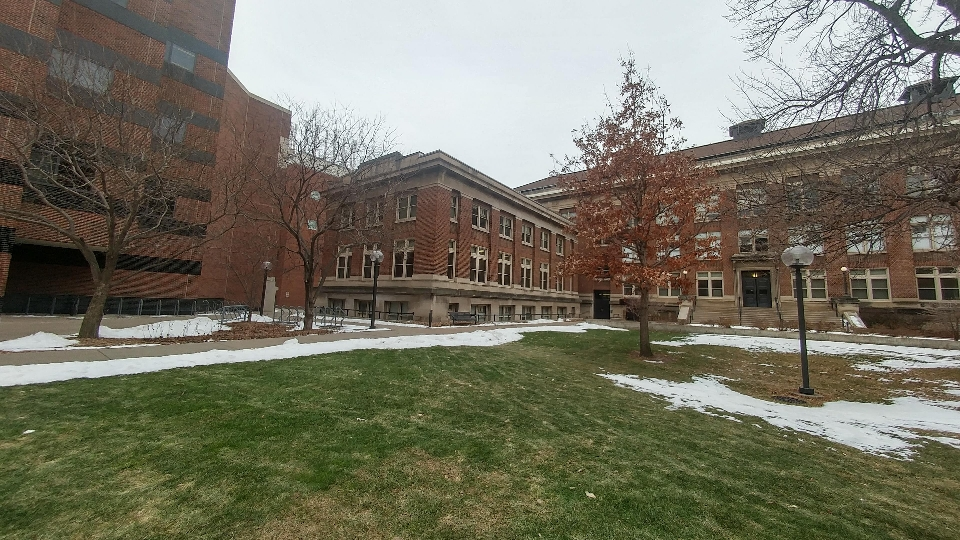
#> input picture 1.jpg, 960 x 540 px, found by its file name
$ python cylindricalWarping.py
#> lines starting #> are read from the running program, lines starting #| are printed output that depends on the picture
import cv2
import numpy as np

def cylindricalWarp(img, K):
    """This function returns the cylindrical warp for a given image and intrinsics matrix K"""
    h_,w_ = img.shape[:2]
    # pixel coordinates
    y_i, x_i = np.indices((h_,w_))
    X = np.stack([x_i,y_i,np.ones_like(x_i)],axis=-1).reshape(h_*w_,3) # to homog
    Kinv = np.linalg.inv(K)
    X = Kinv.dot(X.T).T # normalized coords
    # calculate cylindrical coords (sin\theta, h, cos\theta)
    A = np.stack([np.sin(X[:,0]),X[:,1],np.cos(X[:,0])],axis=-1).reshape(w_*h_,3)
    B = K.dot(A.T).T # project back to image-pixels plane
    # back from homog coords
    B = B[:,:-1] / B[:,[-1]]
    # make sure warp coords only within image bounds
    B[(B[:,0] < 0) | (B[:,0] >= w_) | (B[:,1] < 0) | (B[:,1] >= h_)] = -1
    B = B.reshape(h_,w_,-1)

    img_rgba = cv2.cvtColor(img,cv2.COLOR_BGR2BGRA) # for transparent borders...
    # warp the image according to cylindrical coords
    return cv2.remap(img_rgba, B[:,:,0].astype(np.float32), B[:,:,1].astype(np.float32), cv2.INTER_AREA, borderMode=cv2.BORDER_TRANSPARENT)

if __name__ == '__main__':
  img = cv2.imread("1.jpg")
#> img is the input picture: shape (540, 960, 3); mean B, G, R 96.7, 113.4, 115.8
  h, w = img.shape[:2]
#> h = 540; w = 960
  K = np.array([[800,0,w/2],[0,800,h/2],[0,0,1]]) # mock intrinsics
  img_cyl = cylindricalWarp(img, K)
#> in cylindricalWarp, `return cv2.remap(img_rgba, B[:,:,0].astype(np.float32), B[:,:,1].astyp..`:
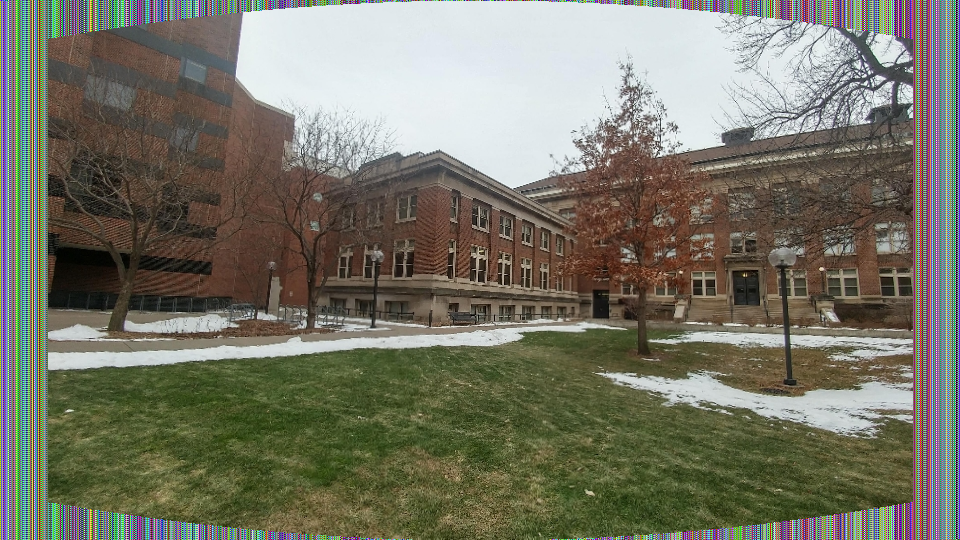
#> returned value: shape (540, 960, 4); mean of channels 0, 1, 2, 3 102.5, 117.3, 118.1, 234.2; drawn as B, G, R
  cv2.imwrite("image_cyl.png", img_cyl)

$ run again, with 2.jpg copied over 1.jpg
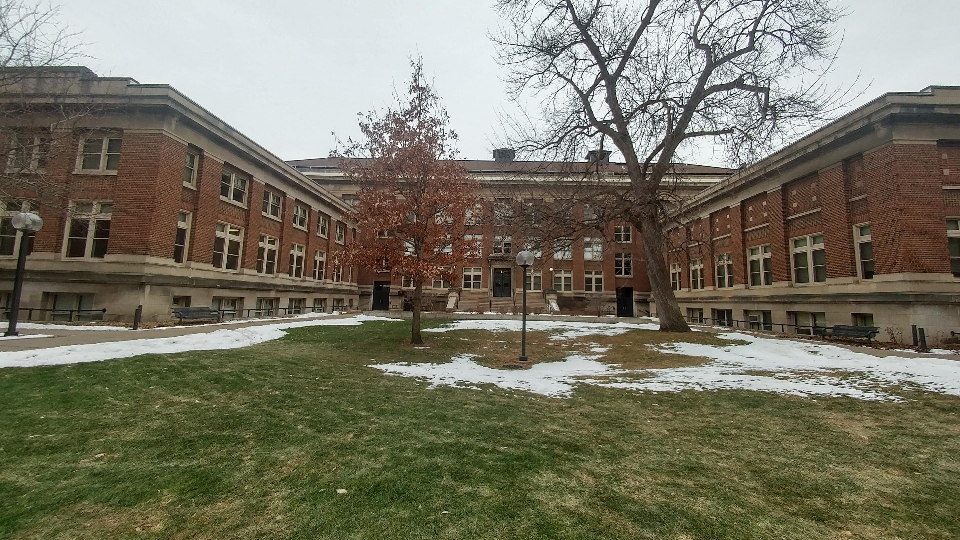
#> input picture 2.jpg, 960 x 540 px, found by its file name
#> img is the input picture: shape (540, 960, 3); mean B, G, R 98.9, 116.2, 118.8
#> in cylindricalWarp, `return cv2.remap(img_rgba, B[:,:,0].astype(np.float32), B[:,:,1].astyp..`:
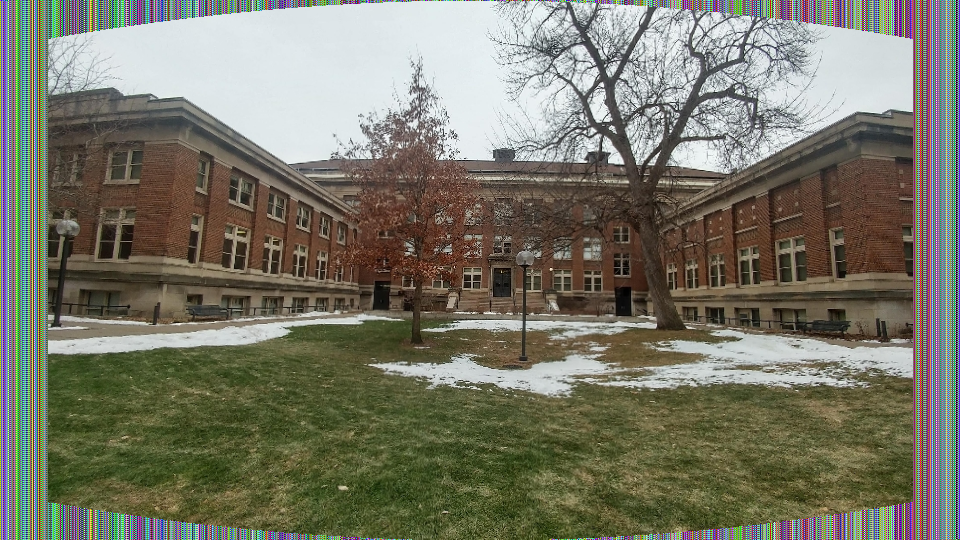
#> returned value: shape (540, 960, 4); mean of channels 0, 1, 2, 3 103.5, 118.7, 119.7, 234.2; drawn as B, G, R

$ run again, with 3.jpg copied over 1.jpg
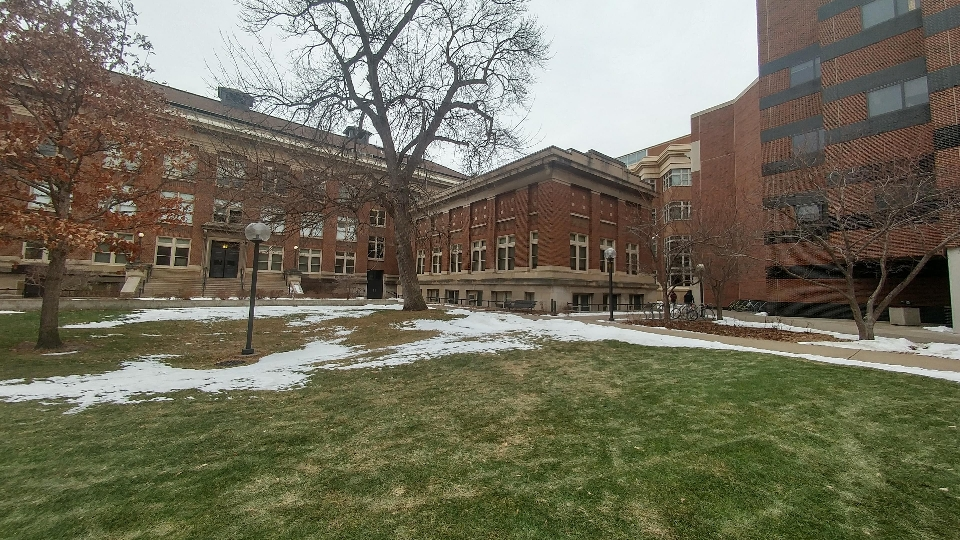
#> input picture 3.jpg, 960 x 540 px, found by its file name
#> img is the input picture: shape (540, 960, 3); mean B, G, R 91.1, 110.2, 113.4
#> in cylindricalWarp, `return cv2.remap(img_rgba, B[:,:,0].astype(np.float32), B[:,:,1].astyp..`:
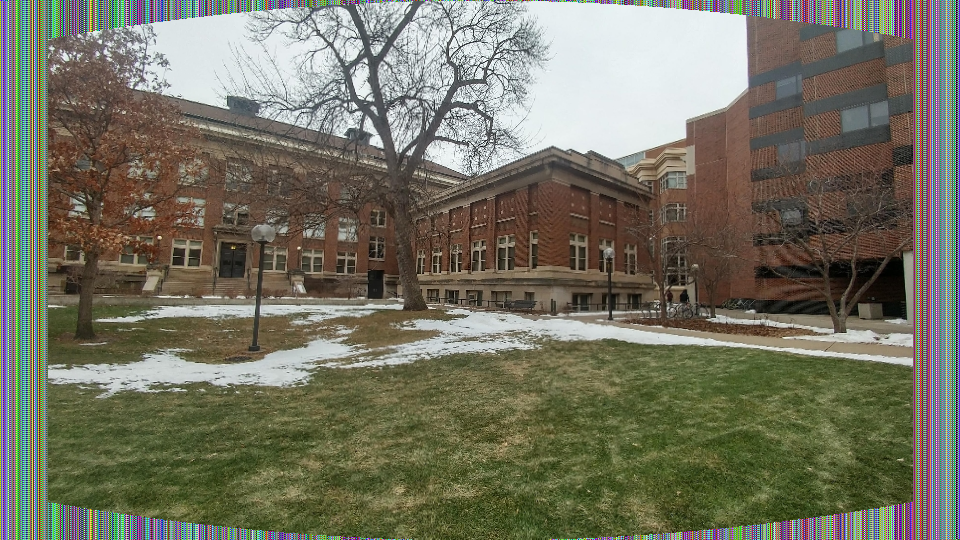
#> returned value: shape (540, 960, 4); mean of channels 0, 1, 2, 3 97.9, 114.6, 116, 234.2; drawn as B, G, R

$ run again, with 4.jpg copied over 1.jpg
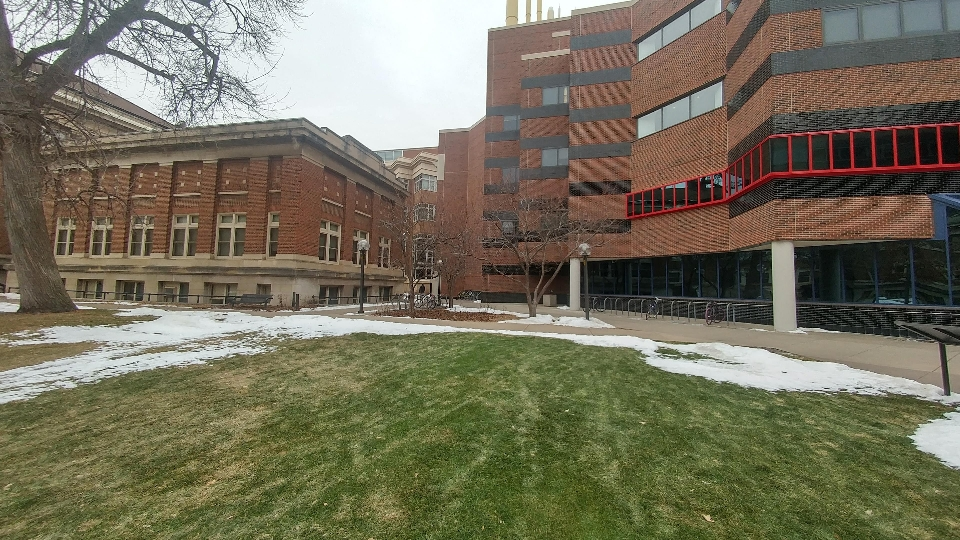
#> input picture 4.jpg, 960 x 540 px, found by its file name
#> img is the input picture: shape (540, 960, 3); mean B, G, R 91.7, 112.2, 117
#> in cylindricalWarp, `return cv2.remap(img_rgba, B[:,:,0].astype(np.float32), B[:,:,1].astyp..`:
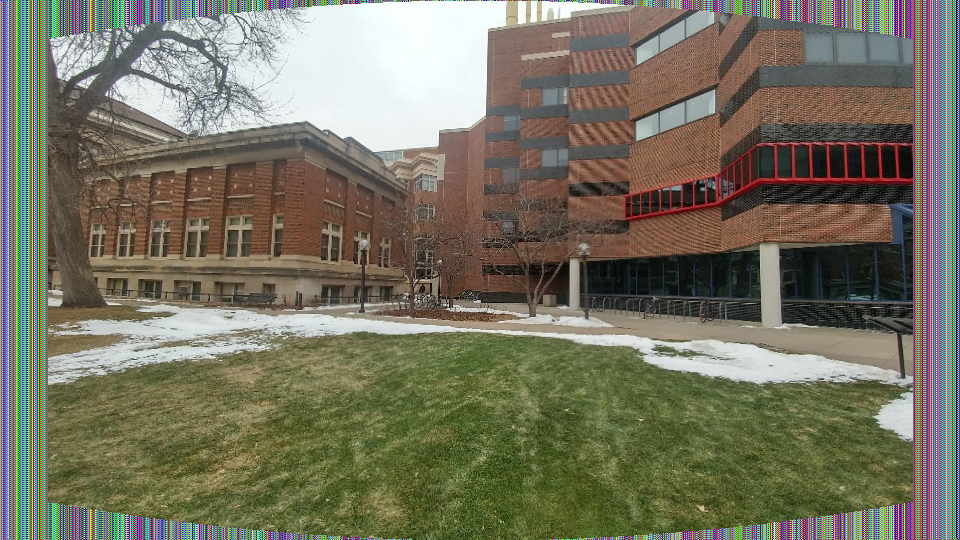
#> returned value: shape (540, 960, 4); mean of channels 0, 1, 2, 3 97.2, 115.5, 118.3, 234.2; drawn as B, G, R
